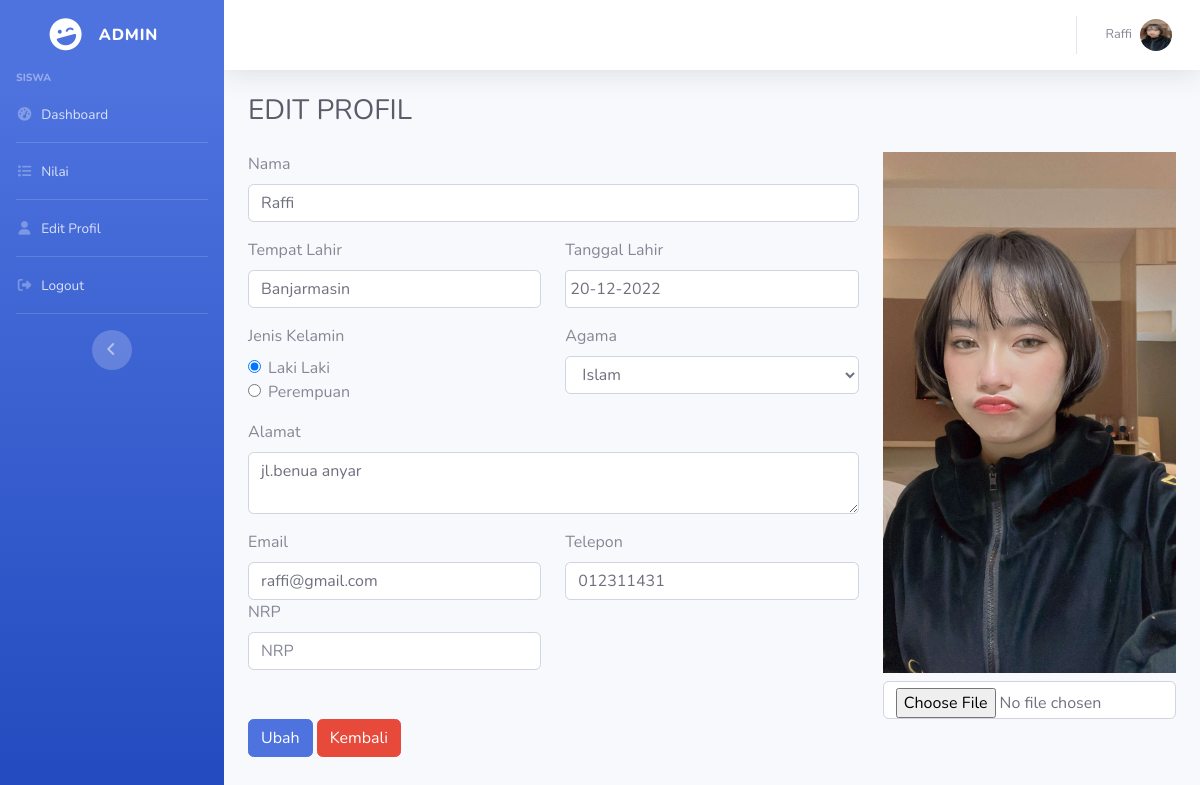
Screenshot of /siswa/editprofil.php (signed in) with the database file from the repository.
### tables this page shows
CREATE TABLE `pendaftar` (
  `id` int(11) NOT NULL,
  `nama` varchar(100) DEFAULT NULL,
  `tmpt_lahir` varchar(100) DEFAULT NULL,
  `tgl_lahir` date DEFAULT NULL,
  `jenis_kelamin` enum('L','P') DEFAULT NULL,
  `agama` varchar(45) DEFAULT NULL,
  `alamat` text DEFAULT NULL,
  `email` varchar(100) DEFAULT NULL,
  `telepon` varchar(45) DEFAULT NULL,
  `foto` varchar(100) NOT NULL,
  `users_id` int(11) DEFAULT NULL,
  `nrp` varchar(25) NOT NULL
);

### siswa/editprofil_control.php (called while the page is built, shortened)
<?php
$id_user = $_SESSION['id_users'];
$sql_pendaftar = "SELECT * FROM pendaftar where users_id = '$id_user'";
$result_pendaftar = mysqli_query($koneksi, $sql_pendaftar);
if(mysqli_num_rows($result_pendaftar)){
    $data_pendaftar = mysqli_fetch_array($result_pendaftar);
}
?>

### config/auto_load.php (called while the page is built, shortened)
<?php
$base_url = "http://localhost/pendaftaran";
?>

### siswa/editprofil.php (the view, shortened to what this page needs)
<?php include('../config/auto_load.php'); ?>
<?php include('editprofil_control.php'); ?>
<?php include('../template/header.php'); ?>
<div class="container-fluid">
  <h1 class="h3 mb-4 text-gray-800">EDIT PROFIL</h1>
    <form class="user" method="POST" action="<?= $base_url ?>/siswa/editprofil.php" enctype="multipart/form-data">
        <div class="row">
            <div class="col-md-8">
                <div class="form-group">
                    <label for="nama">Nama</label>
                    <input type="text" class="form-control" id="nama" placeholder="Masukkan Nama" name="nama" value="<?= $data_pendaftar['nama'] ?>">
                </div>
                <div class="form-group row">
                    <div class="col-md-6">
                        <label for="tempat_lahir">Tempat Lahir</label>
                        <input type="text" class="form-control" id="tempat_lahir" placeholder="Tempat lahir" name="tempat_lahir" value="<?= $data_pendaftar['tmpt_lahir'] ?>">
                    </div>
                    <div class="col-md-6">
                        <label for="tanggal_lahir">Tanggal Lahir</label>
                        <input type="text" class="form-control datepicker" id="tanggal_lahir" placeholder="Tanggal Lahir" name="tanggal_lahir" value="<?= date("d-m-Y", strtotime($data_pendaftar['tgl_lahir'])); ?>">
                    </div>
                </div>
                <div class="form-group row">
                    <div class="col-md-6">
                        <label>Jenis Kelamin</label>
                        <?php
                        $laki = "";
                        $perempuan = "";
                        if($data_pendaftar['jenis_kelamin'] == "L") {
                            $laki = "checked";
                        } else {
                            $perempuan = "checked";
                        }
                        ?>
                        <div class="form-check">
                            <input class="form-check-input" type="radio" name="jenis_kelamin" id="lk" value="L" <?= $laki ?>>
                            <label class="form-check-label" for="lk">
                                Laki Laki
                            </label>
                        </div>
                        <div class="form-check">
                            <input class="form-check-input" type="radio" name="jenis_kelamin" id="pr" value="P" <?= $perempuan ?>>
                            <label class="form-check-label" for="pr">
                                Perempuan
                            </label>
                        </div>
                    </div>
                    <div class="col-md-6">
                        <label for="agama">Agama</label>
                        <select name="agama" id="agama" class="form-control">
                            <option value="islam" <?php if($data_pendaftar['agama'] == 'islam'){ echo "selected"; } ?>>Islam</option>
                        </select>
                    </div>
                </div>
                <div class="form-group">
                    <label for="alamat">Alamat</label>
                    <textarea name="alamat" id="alamat" class="form-control"><?= $data_pendaftar['alamat']; ?></textarea>
                </div>
                <div class="form-group row">
                    <div class="col-md-6">
                        <label for="email">Email</label>
                        <input name="email" type="email" class="form-control" id="email" placeholder="Email" value="<?= $data_pendaftar['email'] ?>">
                    </div>
                    <div class="col-md-6">
                        <label for="telepon">Telepon</label>
                        <input name="telepon" type="text" class="form-control" id="telepon" placeholder="Telepon" value="<?= $data_pendaftar['telepon'] ?>">
                    </div>
                    <div class="col-md-6">
                        <label for="nrp">NRP</label>
                        <input name="nrp" type="text" class="form-control" id="nrp" placeholder="NRP" value="<?= $data_pendaftar['nrp'] ?>">
                    </div>
                </div>
            </div>
            <div class="col-md-4">
                <?php
                if(isset($data_pendaftar['foto']) && $data_pendaftar['foto'] != '') {
                    $foto = '../uploads/' . $data_pendaftar['foto'];
                } else {
                    $foto = '../assets/img/avatar.jpg';
                }
                ?>
                <img src="<?= $foto ?>" alt="foto profil" class="img-fluid">
                <input type="file" name="gambar" class="form-control mt-2">
            </div>
            <div class="col-md-12">
                <button type="submit" name="btn_simpan" value="simpan_profil" class="btn btn-primary mb-5">Ubah</button>
                <a href="dashboard.php" class="btn btn-danger mb-5">Kembali</a>
            </div>
        </div>
    </form>
</div>

### template/header.php (shortened to what this page needs)
<!DOCTYPE html>
<html lang="en">
<head>
  <link href="../assets/vendor/fontawesome-free/css/all.min.css" rel="stylesheet" type="text/css">
  <link href="../assets/css/sb-admin-2.min.css" rel="stylesheet">
  <link href="../assets/vendor/datepicker/css/bootstrap-datepicker.css" rel="stylesheet">
</head>
<body id="page-top">
  <div id="wrapper">
    <ul class="navbar-nav bg-gradient-primary sidebar sidebar-dark accordion" id="accordionSidebar">
      <a class="sidebar-brand d-flex align-items-center justify-content-center" href="assets/img/swd.png">
        <div class="sidebar-brand-icon rotate-n-15">
          <i class="fas fa-laugh-wink"></i>
        </div>
        <div class="sidebar-brand-text mx-3">ADMIN</div>
      </a>
      <div class="sidebar-heading">
        <?= $_SESSION['level'] ?>
      </div>
      <?php if($_SESSION['level'] == 'siswa') { ?>
          <li class="nav-item">
            <a class="nav-link" href="dashboard.php">
              <i class="fas fa-fw fa-tachometer-alt"></i>
              <span>Dashboard</span></a>
          </li>
          <hr class="sidebar-divider my-0">
          <li class="nav-item">
            <a class="nav-link" href="nilai.php">
              <i class="fas fa-fw fa-list"></i>
              <span>Nilai</span></a>
          </li>
          <hr class="sidebar-divider my-0">
          <li class="nav-item">
            <a class="nav-link" href="editprofil.php">
              <i class="fas fa-fw fa-user"></i>
              <span>Edit Profil</span></a>
          </li>
      <?php } ?>
      <hr class="sidebar-divider my-0">
      <li class="nav-item">
        <a class="nav-link" href="../logout_control.php" data-toggle="modal" data-target="#logoutModal">
          <i class="fas fa-fw fa-sign-out-alt"></i>
          <span>Logout</span></a>
      </li>
      <hr class="sidebar-divider d-none d-md-block">
      <div class="text-center d-none d-md-inline">
        <button class="rounded-circle border-0" id="sidebarToggle"></button>
      </div>
    </ul>
    <div id="content-wrapper" class="d-flex flex-column">
      <div id="content">
        <nav class="navbar navbar-expand navbar-light bg-white topbar mb-4 static-top shadow">
          <ul class="navbar-nav ml-auto">
            <li class="nav-item dropdown no-arrow">
              <a class="nav-link dropdown-toggle" href="#" id="userDropdown" role="button" data-toggle="dropdown" aria-haspopup="true" aria-expanded="false">
                <span class="mr-2 d-none d-lg-inline text-gray-600 small"><?= $_SESSION['nama']; ?></span>
                <?php
                if(isset($data_pendaftar['foto']) && $data_pendaftar['foto'] != '') {
                    $foto = '../uploads/' . $data_pendaftar['foto'];
                } else {
                    $foto = '../assets/img/avatar.jpg';
                }
                ?>
                <img class="img-profile rounded-circle" src="<?= $foto ?>">
              </a>
            </li>
          </ul>
        </nav>

### rows the page displays
pendaftar: foto (picture), nama "Raffi", tempat_lahir "Banjarmasin", tanggal_lahir "20-12-2022", agama "Islam", alamat "jl.benua anyar", email "raffi@gmail.com", telepon "012311431"

### other values shown
$_SESSION['level'] "SISWA"
$_SESSION['nama'] "Raffi"
